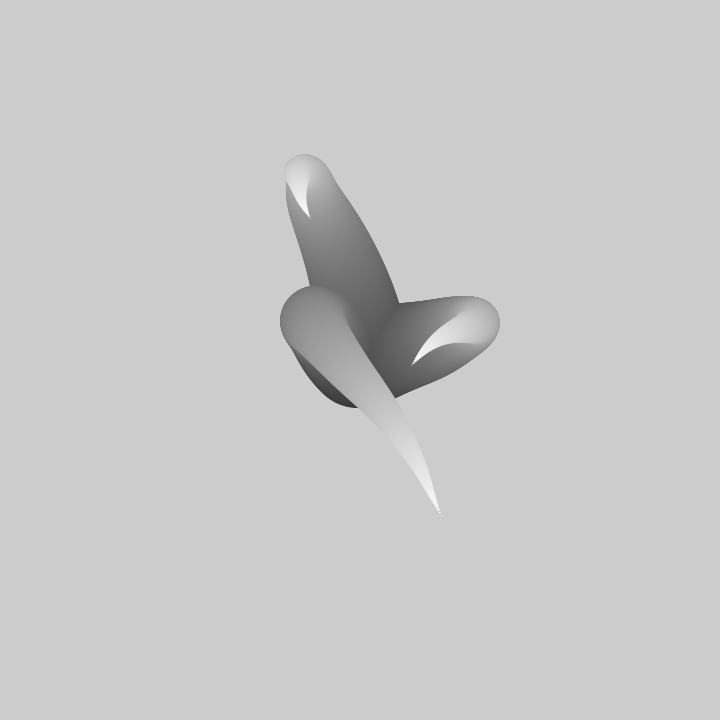
Frame 1 (no input)
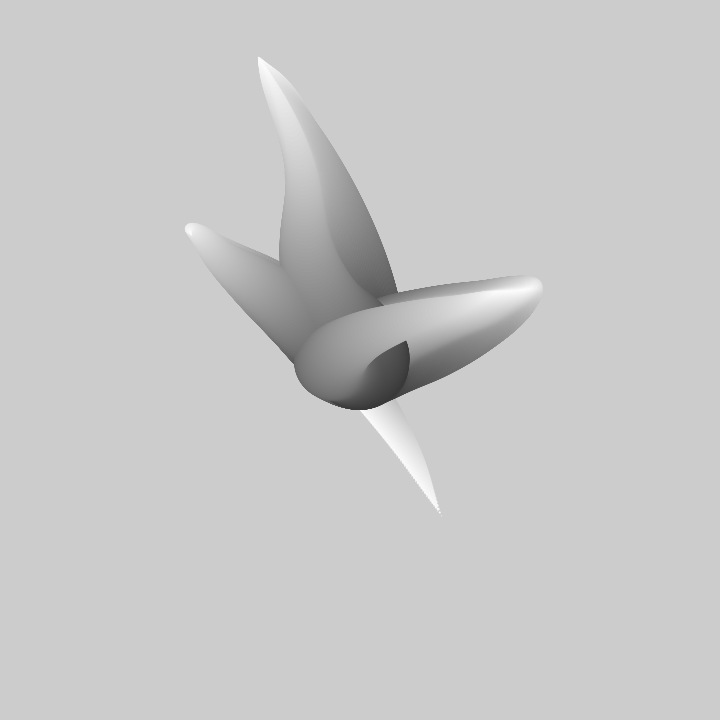
Frame 60 (the mouse pressed at the canvas centre just before this capture)
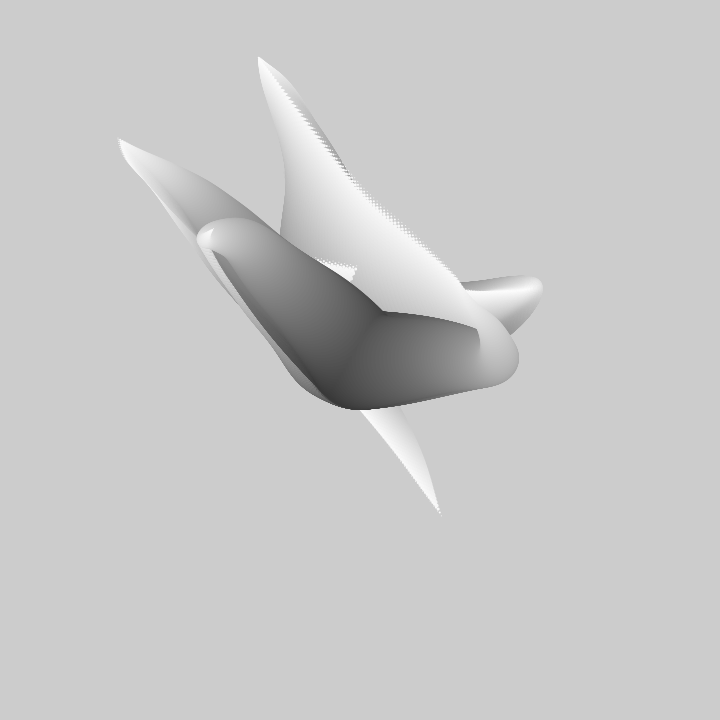
Frame 120 (the mouse held since frame 60 and released just before this capture)

The Processing sketch that drew these frames (run headless with seeded random() and noise(); from frame 60 on, the mouse is pressed at the canvas centre):

// Processing sketch: bit2atom_20210217c_morphingCurvePattern3
// ── bit2atom_20210217c_morphingCurvePattern3.pde
int t, i, j;
void setup() {
  size(720, 720);
  noStroke();
}
void draw() {
  clear();
  t++;
  float[]a={360, 360, 360, 360, 360, 360};
  for (i=99; i>0; i--)
    for (j=0; j<3; j++) {
      fill(255-i*2);
      circle(a[j*2]+=(noise(i*.01+t*.01, j)-.5)*12, a[j*2+1]+=(noise(i*.01+t*.01, 9, j)-.5)*12, i);
    }
}
